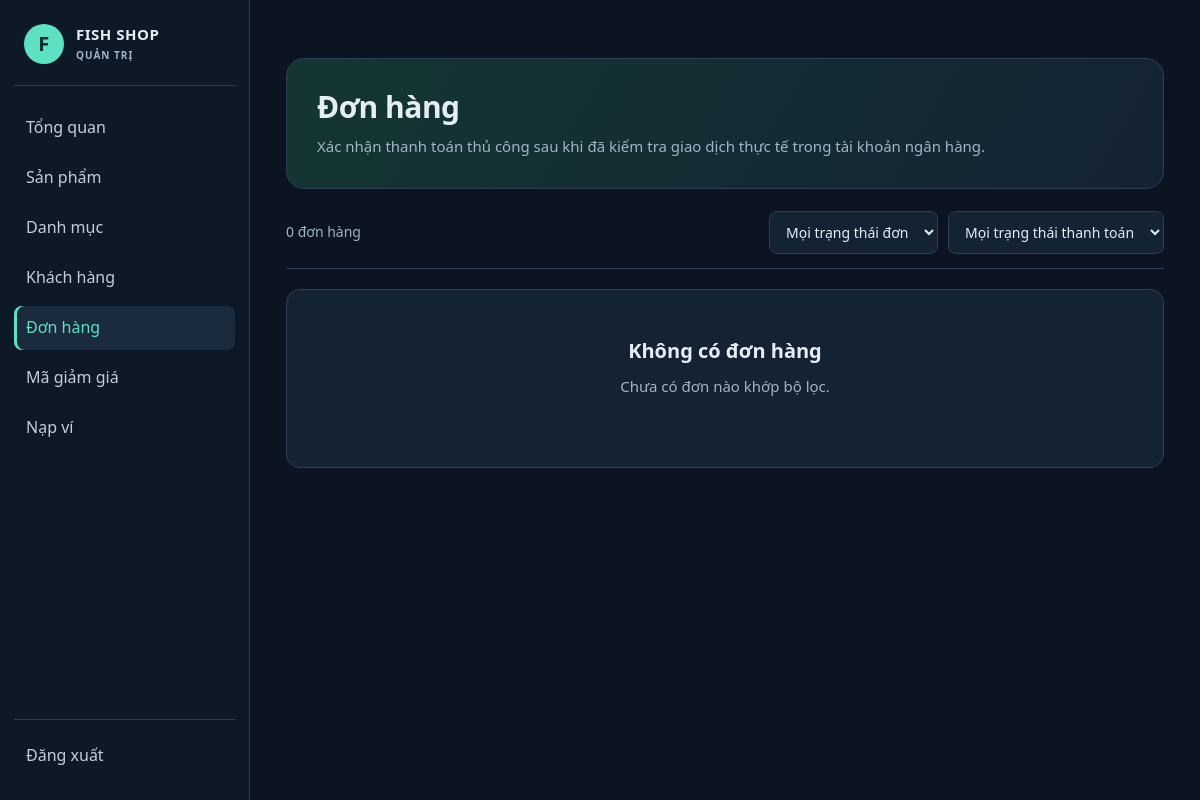
The app's page /admin/orders.php (signed in), older data.
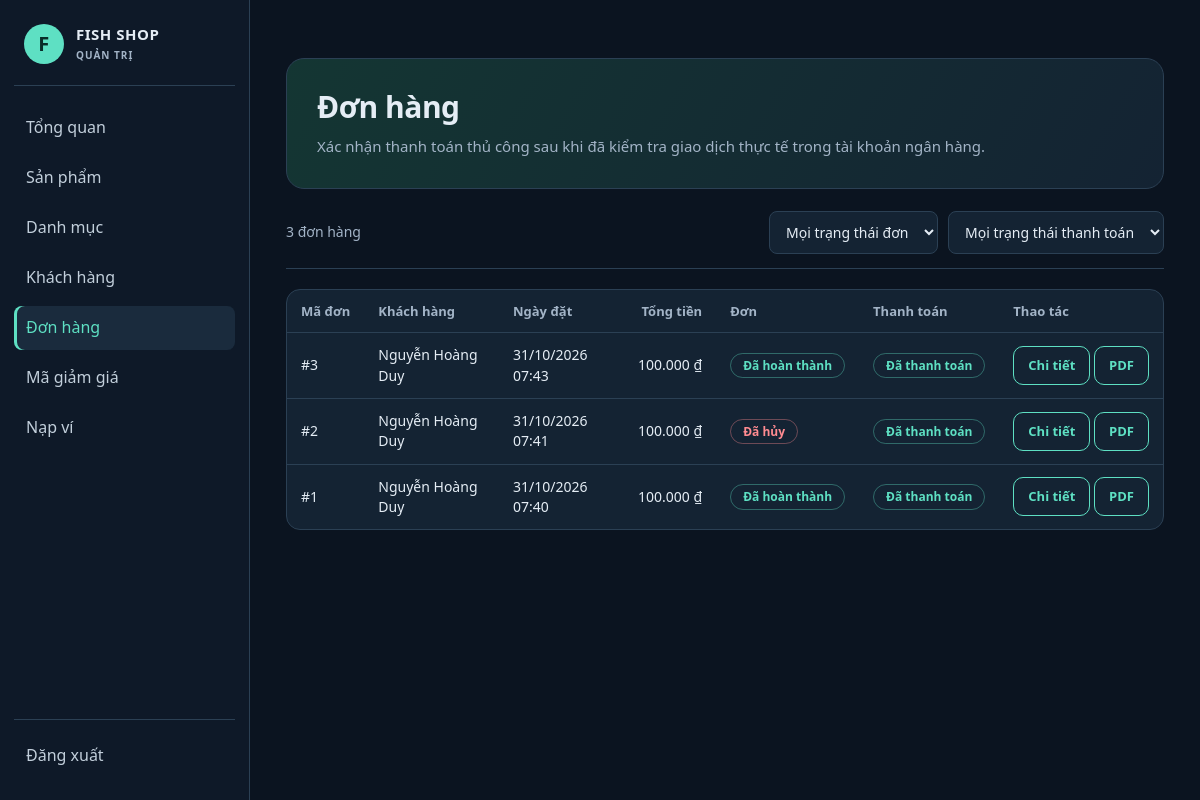
The same page, newer data.
### tables this page shows
CREATE TABLE `orders` (
  `id` int(10) UNSIGNED NOT NULL,
  `user_id` int(10) UNSIGNED NOT NULL,
  `total` decimal(14,0) NOT NULL,
  `shipping_address` varchar(255) NOT NULL,
  `phone` varchar(20) NOT NULL,
  `created_at` timestamp NOT NULL DEFAULT current_timestamp(),
  `status` enum('pending','confirmed','shipping','completed','cancelled') NOT NULL DEFAULT 'pending',
  `payment_status` enum('unpaid','pending_verification','paid','rejected') NOT NULL DEFAULT 'unpaid'
);

CREATE TABLE `users` (
  `id` int(10) UNSIGNED NOT NULL,
  `username` varchar(50) NOT NULL,
  `password` varchar(255) NOT NULL COMMENT 'Chuỗi băm từ password_hash()',
  `fullname` varchar(100) NOT NULL,
  `email` varchar(254) DEFAULT NULL,
  `security_question` varchar(40) DEFAULT NULL,
  `security_answer_hash` varchar(255) DEFAULT NULL,
  `phone` varchar(20) NOT NULL,
  `address` varchar(255) NOT NULL DEFAULT '',
  `avatar` varchar(255) DEFAULT NULL,
  `role` enum('customer','admin') NOT NULL DEFAULT 'customer',
  `account_status` enum('active','locked') NOT NULL DEFAULT 'active',
  `locked_reason` varchar(64) DEFAULT NULL,
  `locked_note` text DEFAULT NULL,
  `locked_at` datetime DEFAULT NULL,
  `locked_by_admin_id` int(10) UNSIGNED DEFAULT NULL,
  `created_at` timestamp NOT NULL DEFAULT current_timestamp()
);

### config/database.php (called while the page is built, shortened)
<?php
function db(): PDO
{
    static $pdo = null;
    if ($pdo === null) {
        try {
            $pdo = new PDO(
                'mysql:host=' . DB_HOST . ';dbname=' . DB_NAME . ';charset=utf8mb4',
                DB_USER,
                DB_PASS,
                [
                    PDO::ATTR_ERRMODE => PDO::ERRMODE_EXCEPTION,
                    PDO::ATTR_DEFAULT_FETCH_MODE => PDO::FETCH_ASSOC,
                    PDO::ATTR_EMULATE_PREPARES => false,
                ]
            );
        } catch (PDOException $e) {
            http_response_code(500);
            exit('Không kết nối được MySQL. Hãy bật MySQL trong XAMPP, nhập file database/WebBanCa.sql và kiểm tra config/database.php.');
        }
    }
    return $pdo;
}

### includes/functions.php (called while the page is built, shortened)
<?php
function e($s): string { return htmlspecialchars((string)$s, ENT_QUOTES, 'UTF-8'); }
function money($v): string { return number_format((float)$v, 0, ',', '.') . ' ₫'; }
function url(string $path = ''): string {
    $path = ltrim($path, '/');
    if (defined('FISHSHOP_ADMIN_PORTAL') && ($path === 'admin' || str_starts_with($path, 'admin/'))) {
        return '/Quantri/' . ($path === 'admin' ? '' : substr($path, 6));
    }
    return BASE_URL . $path;
}

### admin/orders.php (the view, shortened to what the changed rows need)
<?php
$detailId = (int)($_GET['id'] ?? 0);
$order = null; $items = [];
if ($detailId > 0) {
    $st = db()->prepare('SELECT o.*, u.username, u.fullname FROM orders o JOIN users u ON u.id = o.user_id WHERE o.id = ?');
    $st->execute([$detailId]);
    $order = $st->fetch();
    if (!$order) { flash('error', 'Không tìm thấy đơn hàng.'); redirect('admin/orders.php'); }
    $st = db()->prepare('SELECT oi.quantity, oi.price, p.name, p.image FROM order_items oi JOIN products p ON p.id = oi.product_id WHERE oi.order_id = ? ORDER BY oi.id');
    $st->execute([$detailId]);
    $items = $st->fetchAll();
} else {
    $fs = $_GET['status'] ?? ''; $fp = $_GET['payment'] ?? '';
    $sql = 'SELECT o.*, u.fullname FROM orders o JOIN users u ON u.id = o.user_id WHERE 1=1';
    $args = [];
    $st = db()->prepare($sql . ' ORDER BY o.id DESC');
    $st->execute($args);
    $orders = $st->fetchAll();
}
include __DIR__ . '/_header.php';
?>
<section class="page-intro"><h1><?= $order ? 'Đơn hàng #' . (int)$order['id'] : 'Đơn hàng' ?></h1><p>Xác nhận thanh toán thủ công sau khi đã kiểm tra giao dịch thực tế trong tài khoản ngân hàng.</p></section>
<?php if ($order): ?>
<div class="cart">
  <section class="card">
    <h2>Sản phẩm</h2>
    <?php foreach ($items as $it): ?>
      <div class="row">
        <div class="im"><img src="<?= e(file_url($it['image'])) ?>" alt=""></div>
        <div><b><?= e($it['name']) ?></b><div class="rt"><?= money($it['price']) ?> × <?= (int)$it['quantity'] ?></div></div>
        <div class="line-price"><?= money((float)$it['price'] * (int)$it['quantity']) ?></div>
      </div>
    <?php endforeach; ?>
  </section>
  <aside class="order-summary">
    <h2>Khách hàng</h2>
    <div class="sum"><span>Tài khoản</span><span><?= e($order['username']) ?></span></div>
    <div class="sum"><span>Họ tên</span><span><?= e($order['fullname']) ?></span></div>
    <div class="sum"><span>Điện thoại</span><span><?= e($order['phone']) ?></span></div>
    <div class="sum"><span>Giao đến</span><span style="text-align:right;white-space:normal"><?= e($order['shipping_address']) ?></span></div>
    <?php if ($deliveryUrl = shipping_location_url($order)): ?>
    <p style="margin:10px 0"><a class="btn ghost sm" href="<?= e($deliveryUrl) ?>" target="_blank" rel="noopener noreferrer">Xem điểm giao hàng</a></p>
    <?php endif; ?>
    <div class="sum"><span>Ngày đặt</span><span><?= e(date('d/m/Y H:i', strtotime($order['created_at']))) ?></span></div>
    <?php $totalsOrder = $order; include __DIR__ . '/../includes/order_totals.php'; ?>
    <div class="sum t"><span>Tổng tiền</span><span><?= money($order['total']) ?></span></div>
    <form method="post" data-confirm="Lưu thay đổi trạng thái đơn hàng?">
      <?= csrf_field() ?><input type="hidden" name="order_id" value="<?= (int)$order['id'] ?>">
      <div class="field"><label for="status">Trạng thái đơn</label>
        <select id="status" name="status"><?php foreach (ORDER_STATUS as $k => $v): ?><option value="<?= $k ?>" <?= $order['status'] === $k ? 'selected' : '' ?>><?= e($v) ?></option><?php endforeach; ?></select></div>
      <div class="field"><label for="payment_status">Trạng thái thanh toán</label>
        <select id="payment_status" name="payment_status"><?php foreach (PAYMENT_STATUS as $k => $v): ?><option value="<?= $k ?>" <?= $order['payment_status'] === $k ? 'selected' : '' ?>><?= e($v) ?></option><?php endforeach; ?></select>
        <small>Chỉ chọn “Đã thanh toán” khi tiền đã về tài khoản.</small></div>
      <button class="btn block" type="submit">Lưu thay đổi</button>
    </form>
    <a class="btn ghost block" style="margin-top:10px" href="<?= BASE_URL ?>admin/export_order_pdf.php?id=<?= (int)$order['id'] ?>">Xuất đơn hàng sang PDF</a>
    <a class="btn ghost block" style="margin-top:10px" href="<?= url('admin/orders.php') ?>">Quay lại danh sách</a>
  </aside>
</div>
<?php else: ?>
<form class="tool" method="get">
  <span><?= count($orders) ?> đơn hàng</span>
  <div style="display:flex;gap:10px;flex-wrap:wrap">
    <select name="status" aria-label="Lọc trạng thái đơn" onchange="this.form.submit()"><option value="">Mọi trạng thái đơn</option>
      <?php foreach (ORDER_STATUS as $k => $v): ?><option value="<?= $k ?>" <?= ($fs === $k) ? 'selected' : '' ?>><?= e($v) ?></option><?php endforeach; ?></select>
    <select name="payment" aria-label="Lọc thanh toán" onchange="this.form.submit()"><option value="">Mọi trạng thái thanh toán</option>
      <?php foreach (PAYMENT_STATUS as $k => $v): ?><option value="<?= $k ?>" <?= ($fp === $k) ? 'selected' : '' ?>><?= e($v) ?></option><?php endforeach; ?></select>
  </div>
</form>
<?php if (!$orders): ?>
  <div class="empty"><h2>Không có đơn hàng</h2><p>Chưa có đơn nào khớp bộ lọc.</p></div>
<?php else: ?>
<div class="table-wrap"><table>
  <thead><tr><th>Mã đơn</th><th>Khách hàng</th><th>Ngày đặt</th><th class="num">Tổng tiền</th><th>Đơn</th><th>Thanh toán</th><th>Thao tác</th></tr></thead>
  <tbody>
  <?php foreach ($orders as $o): ?>
    <tr>
      <td>#<?= (int)$o['id'] ?></td><td><?= e($o['fullname']) ?></td>
      <td><?= e(date('d/m/Y H:i', strtotime($o['created_at']))) ?></td>
      <td class="num"><?= money($o['total']) ?></td>
      <td><span class="tag <?= e($o['status']) ?>"><?= e(ORDER_STATUS[$o['status']]) ?></span></td>
      <td><span class="tag <?= e($o['payment_status']) ?>"><?= e(PAYMENT_STATUS[$o['payment_status']]) ?></span></td>
      <td style="white-space:nowrap"><a class="btn ghost sm" href="<?= url('admin/orders.php?id=' . (int)$o['id']) ?>">Chi tiết</a> <a class="btn ghost sm" href="<?= BASE_URL ?>admin/export_order_pdf.php?id=<?= (int)$o['id'] ?>">PDF</a></td>
    </tr>
  <?php endforeach; ?>
  </tbody>
</table></div>
<?php endif; endif; ?>
<?php include __DIR__ . '/_footer.php'; ?>

Row changes from the older to the newer data that the page shows:
added orders: id "3", user.fullname "Nguyễn Hoàng Duy", created_at "31/10/2026 07:43", total "100.000 ₫", status "Đã hoàn thành", payment_status "Đã thanh toán"
added orders: id "2", user.fullname "Nguyễn Hoàng Duy", created_at "31/10/2026 07:41", total "100.000 ₫", status "Đã hủy", payment_status "Đã thanh toán"
added orders: id "1", user.fullname "Nguyễn Hoàng Duy", created_at "31/10/2026 07:40", total "100.000 ₫", status "Đã hoàn thành", payment_status "Đã thanh toán"
Text that changed along with them:
count($orders): "0" → "3"
text no longer shown: "Không có đơn hàng Chưa có đơn nào khớp bộ lọc."
text now shown: "Mã đơn Khách hàng Ngày đặt Tổng tiền Đơn Thanh toán Thao tác"
